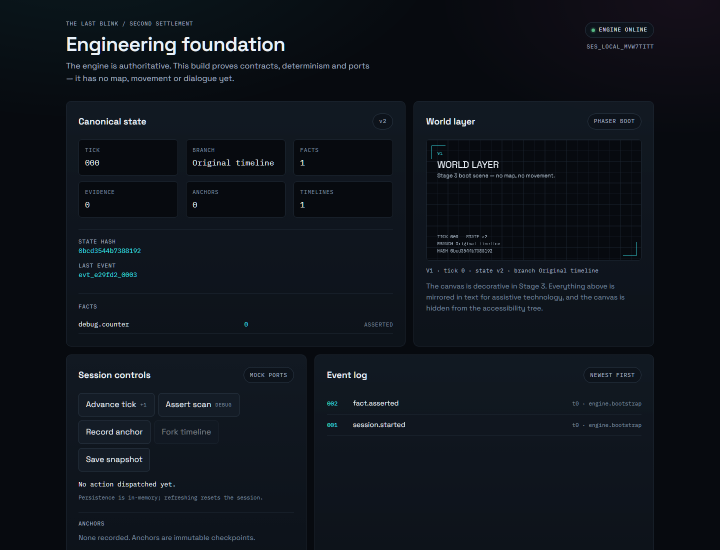
#> input picture docs/stage3_boot.png, 1440 x 1100 px, given in place of tilemap.png, which was not available (shown at 1/2 size)
$ python build_reference_board.py
#> lines starting #> are read from the running program, lines starting #| are printed output that depends on the picture
### tools/assets/common.py
"""Shared helpers for the Last Blink asset pipeline.

Every tool in tools/assets/ imports from here so the manifest stays the single
source of truth and the hashing / probing rules are identical everywhere.

Run any tool from the repository root.
"""

from __future__ import annotations

import hashlib
import json
import shutil
import subprocess
from dataclasses import dataclass, field
from pathlib import Path
from typing import Any

ROOT = Path(__file__).resolve().parents[2]
MANIFEST_PATH = ROOT / "docs" / "asset_manifest.json"
INDEX_PATH = ROOT / "docs" / "asset_index.json"
REGISTER_PATH = ROOT / "docs" / "ASSET_REGISTER.csv"
VALIDATION_PATH = ROOT / "docs" / "VALIDATION_REPORT.md"
CATALOGUE_PATH = ROOT / "docs" / "asset_catalogue.html"
REFERENCE_BOARD_PATH = ROOT / "docs" / "visual_reference_board.png"

PUBLIC_ROOT = ROOT / "public"

# A shipped budget that the validator enforces.
SHIPPED_BUDGET_BYTES = 20 * 1024 * 1024


def rel(path: Path) -> str:
    """Repository-relative POSIX path, for stable output across platforms."""
    return path.resolve().relative_to(ROOT).as_posix()


def abspath(relative: str) -> Path:
    return (ROOT / relative).resolve()


# Assets whose bytes are canonicalised before they are hashed and staged.
# Git normalises text to LF in the repository (see .gitattributes), so a
# Windows checkout with core.autocrlf=true would otherwise produce CRLF bytes
# and a different digest from a Linux CI checkout. Licence texts are the only
# text assets that ship today.
TEXT_SUFFIXES = frozenset({".txt"})


def is_text_asset(path: Path) -> bool:
    return path.suffix.lower() in TEXT_SUFFIXES


# [9 lines left out: function read_asset_bytes, not called in this run]


def sha256_bytes(data: bytes) -> str:
    return hashlib.sha256(data).hexdigest()


# [15 lines left out: functions sha256_file, sha256_asset, not called in this run]


@dataclass
class Manifest:
    raw: dict[str, Any]
    packs: dict[str, dict[str, Any]] = field(default_factory=dict)
    assets: list[dict[str, Any]] = field(default_factory=list)

    # [128 lines left out: functions load, probe_image, probe_audio, probe_media, ensure_within_public, stage_asset, not called in this run]


def write_json(path: Path, payload: Any) -> None:
    path.parent.mkdir(parents=True, exist_ok=True)
    path.write_text(json.dumps(payload, indent=2, sort_keys=False) + "\n", encoding="utf-8")


USER_AGENT = (
    "Mozilla/5.0 (Windows NT 10.0; Win64; x64) AppleWebKit/537.36 "
    "(KHTML, like Gecko) Chrome/126.0 Safari/537.36"
)


# [42 lines left out: functions http_text, download_file, extract_zip, not called in this run]

### tools/assets/catalogue/build_reference_board.py
"""Render docs/visual_reference_board.png from the shipped assets.

Usage:
    python tools/assets/catalogue/build_reference_board.py

The board is the visual evidence for Stage 0: palette, the night grade that
unifies the environment and character packs, the cast, the identity markers and
the type specimen.
"""

from __future__ import annotations

import math
import sys
from pathlib import Path

from PIL import Image, ImageDraw, ImageFont, ImageChops

sys.path.insert(0, str(Path(__file__).resolve().parents[1]))

from common import REFERENCE_BOARD_PATH, abspath, rel  # noqa: E402

INK_900 = (7, 10, 15)
INK_800 = (13, 19, 27)
INK_700 = (20, 28, 38)
INK_600 = (30, 40, 51)
TEXT_PRIMARY = (234, 241, 248)
TEXT_SECONDARY = (169, 184, 199)
TEXT_MUTED = (126, 143, 161)
CYAN = (56, 225, 232)
MAGENTA = (255, 92, 200)
AMBER = (255, 178, 77)
GREEN = (111, 242, 168)
ECHO = (169, 240, 198)
BONE = (232, 220, 198)
RUST = (255, 122, 69)

FONT_DISPLAY = "public/assets/fonts/SpaceGrotesk-VariableFont_wght.ttf"
FONT_MONO = "public/assets/fonts/IBMPlexMono-Regular.ttf"

PALETTE_ROWS = [
    ("ink-900", "#070A0F", "canvas"),
    ("ink-700", "#141C26", "panel"),
    ("ink-500", "#2B3846", "structure"),
    ("steel-300", "#5A6E82", "metal"),
    ("steel-100", "#C3CFDB", "light metal"),
    ("neon-cyan", "#38E1E8", "V1 / blink"),
    ("neon-magenta", "#FF5CC8", "V2 / echo route"),
    ("neon-amber", "#FFB24D", "sodium lamp"),
    ("danger", "#FF4D5E", "blocked"),
    ("warning", "#FFC24B", "caution"),
    ("success", "#5BE58A", "verified"),
    ("identity-echo", "#A9F0C6", "ECHO trace"),
]

CAST = [
    ("cap", "Rin", "player"),
    ("woman", "Jaya", "agentic NPC"),
    ("miner", "Dax", "mechanic"),
    ("sage", "Okonkwo", "archivist"),
    ("oldwoman", "Sable", "ward elder"),
    ("kid", "Pip", "messenger"),
    ("girl", "Tessa", "child"),
]


def font(relative: str, size: int) -> ImageFont.FreeTypeFont:
    return ImageFont.truetype(str(abspath(relative)), size)


def night_grade(image: Image.Image, strength: float = 1.0) -> Image.Image:
    """Cool, desaturating night grade applied to every art pack.

    Multiplies toward a blue-grey light, pulls ~18% saturation, then lifts the
    shadows slightly so outlines stay readable on a dark canvas.
    """
    rgba = image.convert("RGBA")
    rgb = rgba.convert("RGB")

    tint = (0.72, 0.84, 1.04)
    channels = rgb.split()
    tinted = Image.merge(
        "RGB",
        [channel.point(lambda v, k=k: min(255, int(v * k))) for channel, k in zip(channels, tint)],
    )

    luminance = rgb.convert("L").convert("RGB")
    desaturated = Image.blend(tinted, luminance, 0.18 * strength)

    lifted = desaturated.point(lambda v: min(255, int(v * 0.92 + 10)))
    graded = Image.blend(rgb, lifted, strength)

    alpha = rgba.getchannel("A")
    result = graded.convert("RGBA")
    result.putalpha(alpha)
    return result


def vignette(size: tuple[int, int], strength: float = 0.55) -> Image.Image:
    width, height = size
    mask = Image.new("L", (width, height), 0)
    draw = ImageDraw.Draw(mask)
    cx, cy = width / 2, height / 2
    max_r = math.hypot(cx, cy)
    steps = 48
    for i in range(steps, 0, -1):
        radius = max_r * i / steps
        value = int(255 * strength * (i / steps) ** 2)
        draw.ellipse(
            [cx - radius, cy - radius * 0.78, cx + radius, cy + radius * 0.78],
            fill=255 - value,
        )
    return mask


def section(draw: ImageDraw.ImageDraw, y: int, label: str, note: str = "") -> None:
    draw.text((56, y), label.upper(), font=font(FONT_MONO, 13), fill=CYAN)
    if note:
        draw.text((56 + 12 * len(label) + 24, y), note, font=font(FONT_MONO, 13), fill=TEXT_MUTED)
    draw.line([(56, y + 22), (1544, y + 22)], fill=INK_600, width=1)


# [65 lines left out: functions dashed_polygon, dotted_circle, identity_markers, not called in this run]


def main() -> int:
    width, height = 1600, 1320
    board = Image.new("RGBA", (width, height), INK_900 + (255,))
    draw = ImageDraw.Draw(board)

    draw.text((56, 40), "THE LAST BLINK — VISUAL REFERENCE", font=font(FONT_DISPLAY, 38), fill=TEXT_PRIMARY)
    draw.text(
        (56, 92),
        "Orthogonal top-down · 16×16 tiles · integer 2× scale · retro-futurist industrial city at night · restrained neon",
        font=font(FONT_MONO, 13),
        fill=TEXT_SECONDARY,
    )

    section(draw, 136, "Palette", "WCAG-checked text tokens · see docs/contrast_report.md")

    swatch_w, swatch_h, gap = 110, 66, 18
    for index, (name, hex_value, role) in enumerate(PALETTE_ROWS):
        x = 56 + index * (swatch_w + gap)
        colour = tuple(int(hex_value[i : i + 2], 16) for i in (1, 3, 5))
        draw.rounded_rectangle([x, 176, x + swatch_w, 176 + swatch_h], radius=6, fill=colour, outline=INK_600)
        draw.text((x, 250), name, font=font(FONT_MONO, 11), fill=TEXT_PRIMARY)
        draw.text((x, 266), hex_value, font=font(FONT_MONO, 11), fill=TEXT_MUTED)
        draw.text((x, 282), role, font=font(FONT_MONO, 10), fill=TEXT_MUTED)

    section(draw, 322, "Night grade", "the same tileset, before and after the shared lighting pass")

    tileset = Image.open(abspath("public/assets/environment/modern-city/tilemap.png"))
#> tileset is the input picture: PIL image 1440x1100 RGB; mean R, G, B 14.9, 20, 27.2
    crop = tileset.crop((0, 0, 18 * 16, 9 * 16)).convert("RGBA")
    scale = 2
    raw_panel = crop.resize((crop.width * scale, crop.height * scale), Image.NEAREST)
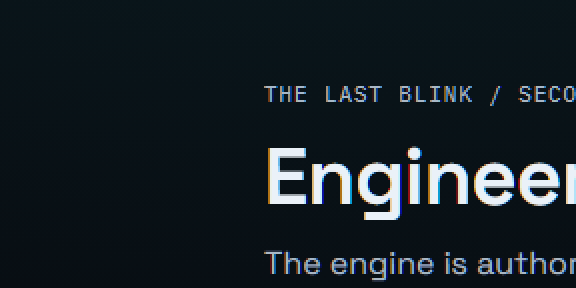
#> raw_panel: PIL image 576x288 RGBA; mean R, G, B, A 22.1, 31.1, 36.6, 255
    graded_crop = night_grade(crop)
#> in night_grade, `alpha = rgba.getchannel("A")`: alpha: PIL image 288x144 L; every value is 255
    graded_panel = graded_crop.resize((crop.width * scale, crop.height * scale), Image.NEAREST)
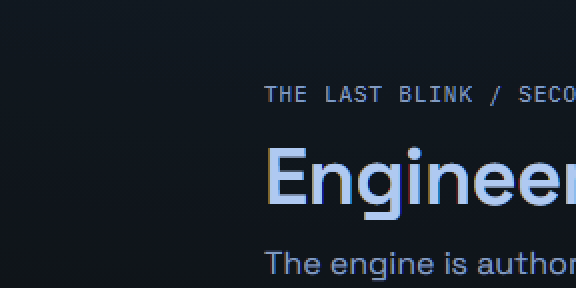
#> graded_panel: PIL image 576x288 RGBA; mean R, G, B, A 25.2, 33.2, 42.1, 255

    panel_y = 360
    for offset, panel, label in [(0, raw_panel, "raw source"), (raw_panel.width + 24, graded_panel, "night grade")]:
        x = 56 + offset
        draw.text((x, panel_y - 22), label, font=font(FONT_MONO, 12), fill=TEXT_MUTED)
        backdrop = Image.new("RGBA", panel.size, INK_800 + (255,))
        backdrop.alpha_composite(panel)
        backdrop.putalpha(vignette(panel.size, 0.35))
        board.paste(backdrop, (x, panel_y))
#> this loop made 2 passes
#> (offset, label, x, width in vignette, height in vignette, cx in vignette, cy in vignette, max_r in vignette) on passes 1 to 2: (0, 'raw source', 56, 576, 288, 288, 144, 322), (600, 'night grade', 656, 576, 288, 288, 144, 322)
#> pass 1, in main, `backdrop = Image.new("RGBA", panel.size, INK_800 + (255,))`:
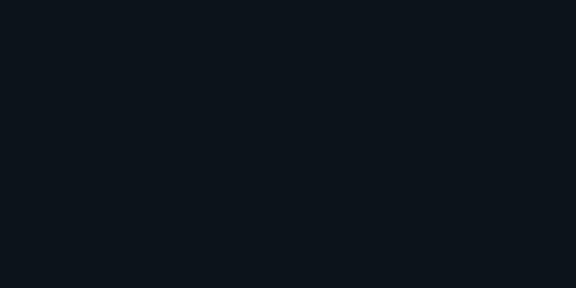
#> backdrop: PIL image 576x288 RGBA; mean R, G, B, A 13, 19, 27, 255
#> after the loop:
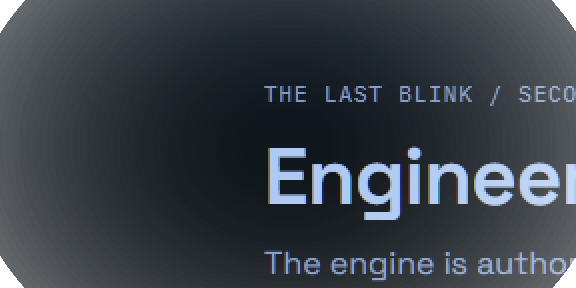
#> backdrop: PIL image 576x288 RGBA; mean R, G, B, A 25.2, 33.2, 42.1, 219.5; transparent parts drawn white
#> after the loop:
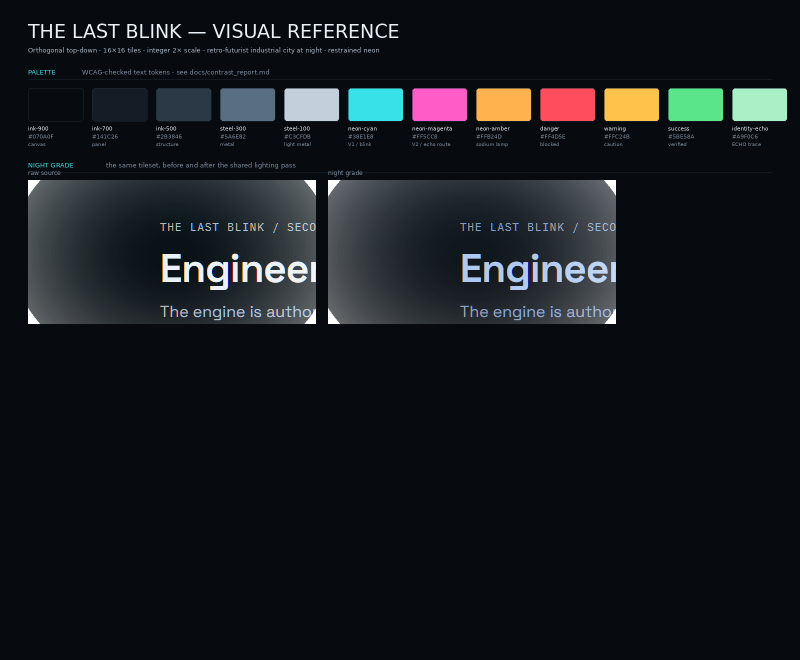
#> board: PIL image 1600x1320 RGBA (shown at 1/2 size); mean R, G, B, A 16.3, 20, 24.7, 249.4; transparent parts drawn white

    section(draw, 700, "Cast", "one 16×16 silhouette per role, 2-frame step cycle, per-character tint at runtime")

    cast_y = 742
    for index, (folder, name, role) in enumerate(CAST):
        x = 56 + index * 214
        frame = Image.open(abspath(f"public/assets/characters/{folder}/1.png")).convert("RGBA")
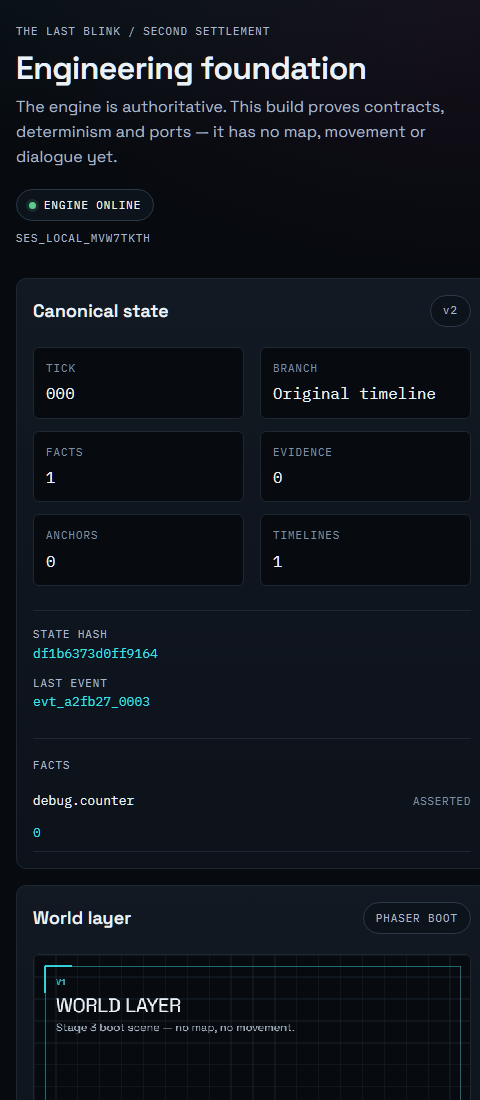
#> input picture docs/stage3_boot_mobile.png, 480 x 1100 px, given in place of 1.png, which was not available
        frame = night_grade(frame)
#> in night_grade, rgb is the input picture: PIL image 480x1100 RGB; mean R, G, B 16.3, 21.1, 28.3
#> in night_grade (call 2), `alpha = rgba.getchannel("A")`: alpha: PIL image 480x1100 L; every value is 255
        big = frame.resize((96, 96), Image.NEAREST)
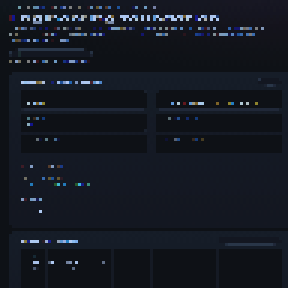
#> big: PIL image 96x96 RGBA (shown 3 times larger); mean R, G, B, A 20.9, 25.4, 34.3, 255
        draw.rounded_rectangle([x, cast_y, x + 190, cast_y + 150], radius=8, fill=INK_800, outline=INK_600)
        board.alpha_composite(big, (x + 47, cast_y + 18))
        draw.text((x + 16, cast_y + 104), name, font=font(FONT_DISPLAY, 17), fill=TEXT_PRIMARY)
        draw.text((x + 16, cast_y + 128), role, font=font(FONT_MONO, 10), fill=TEXT_MUTED)

    section(draw, 918, "Identity language", "colour + shape + stroke pattern + label, so state never depends on hue")

    identity_markers(draw, 958)

    section(draw, 1170, "Type", "Space Grotesk for voice, IBM Plex Mono for machine output")

    draw.text((56, 1204), "The district keeps its lights on.", font=font(FONT_DISPLAY, 30), fill=TEXT_PRIMARY)
    draw.text(
        (56, 1244),
        "EVIDENCE 04 · ANCHOR 0x1F · MORROW: \"compliance is a courtesy you extend to the living.\"",
        font=font(FONT_MONO, 13),
        fill=TEXT_SECONDARY,
    )

    board = board.convert("RGB")
    REFERENCE_BOARD_PATH.parent.mkdir(parents=True, exist_ok=True)
    board.save(REFERENCE_BOARD_PATH, optimize=True)
    print(f"wrote {rel(REFERENCE_BOARD_PATH)} ({REFERENCE_BOARD_PATH.stat().st_size / 1024:.0f} KiB)")
    return 0


if __name__ == "__main__":
#> (the run stopped early here; a loop or call above may not have finished)
